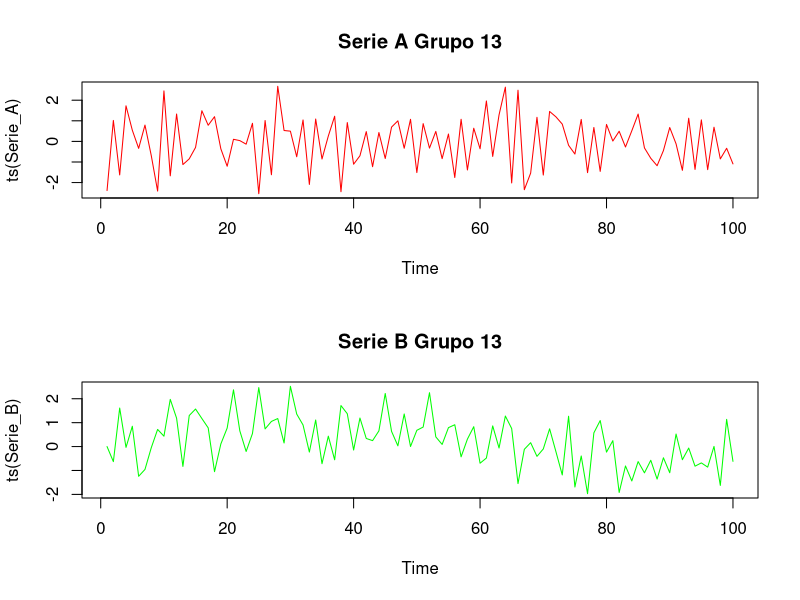
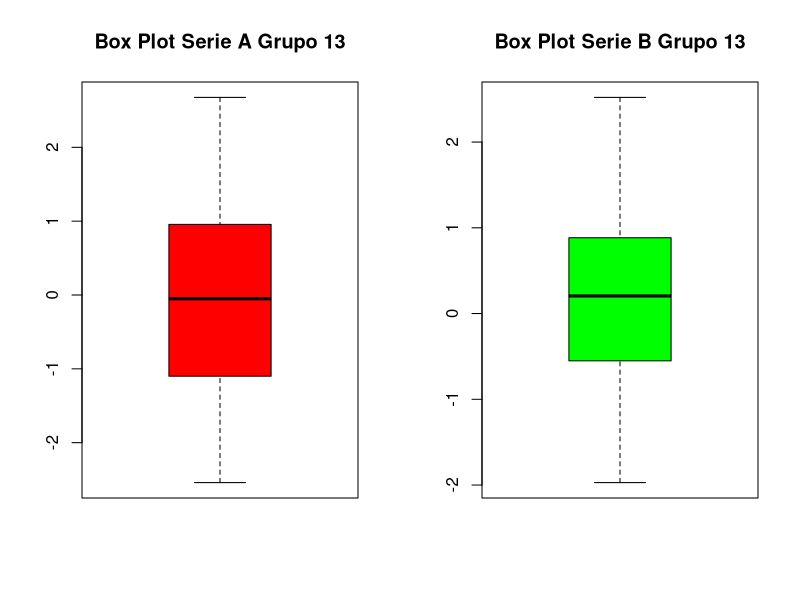
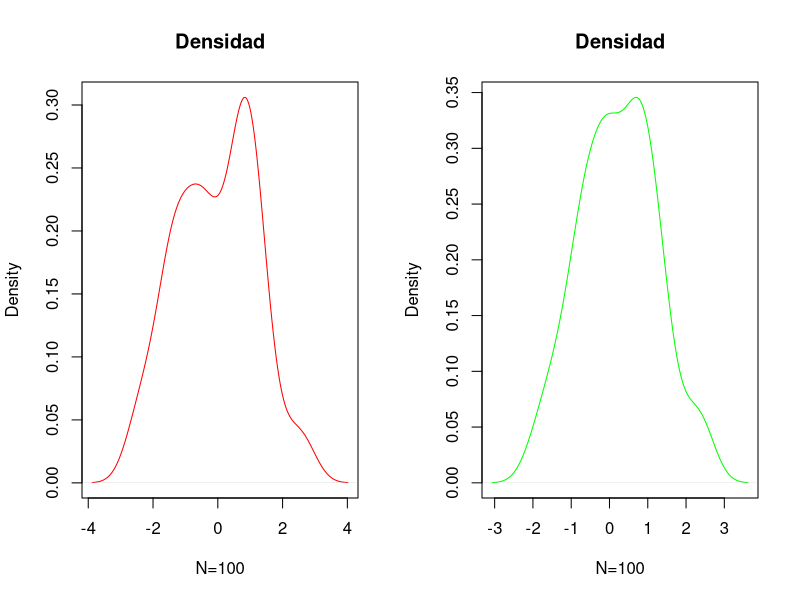
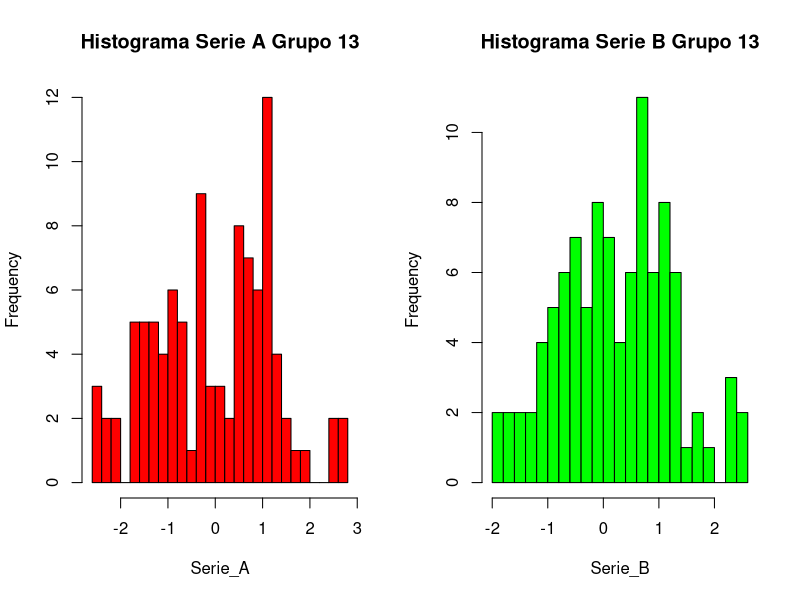
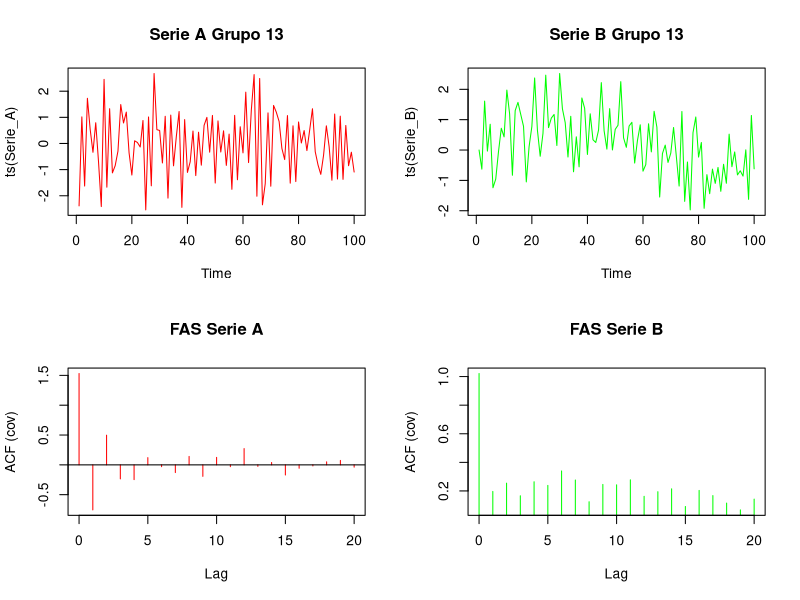
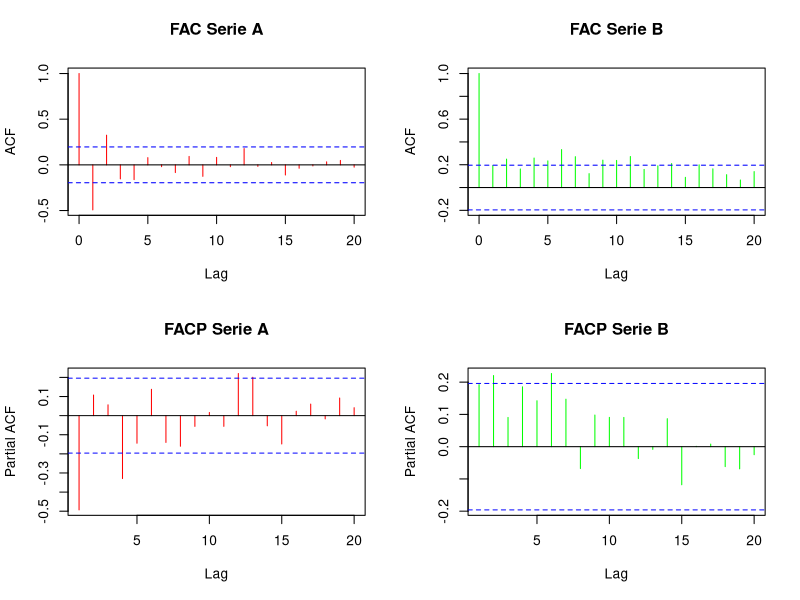
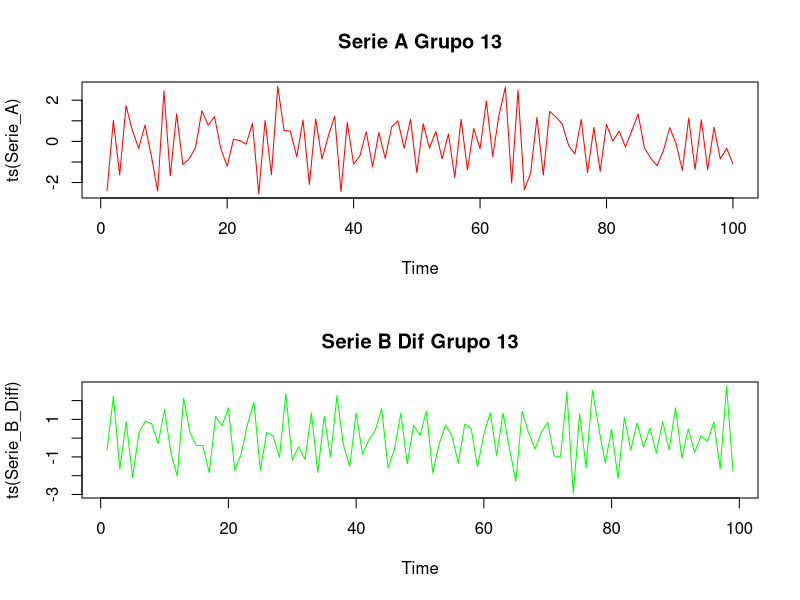
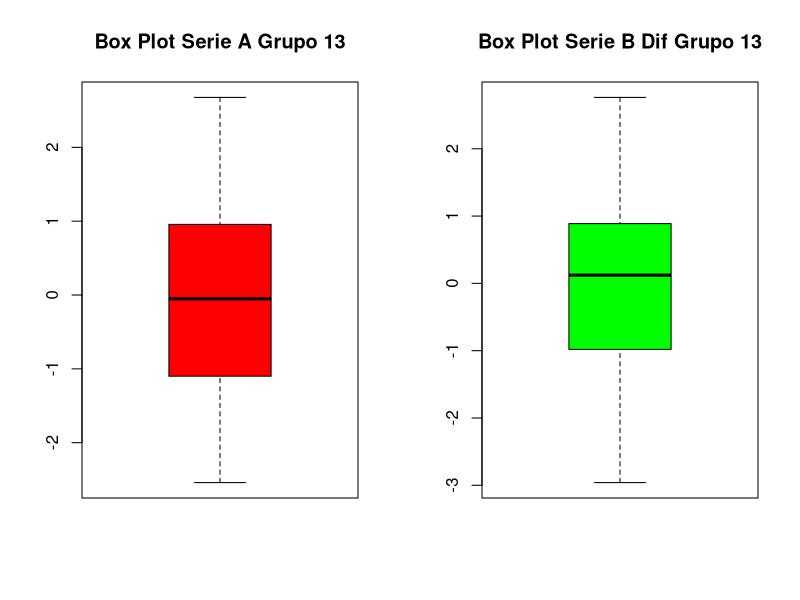

Source code (R) for these figures, in order: (Note: this script raises an error after producing the figures.)
#Bajamos la Data del trabajo practico

library(tseries)
library(urca)

Data<-read.csv2(file = "Grupo 13.csv")

attach(Data)

Data1<-ts(Data,class = "ts") #Creamos la serie de tiempo de la data. Me mantiene el nombre original

#Graficamos ambas series de tiempo. 
#En primera instancia, la serie A es estacionaria, pero no lo es la serie B
par(mfrow = c(2,1))
plot(ts(Serie_A), main = "Serie A Grupo 13", col = "red") 
plot(ts(Serie_B), main = "Serie B Grupo 13", col = "green")

#Instalar el paquete "psych" para poder utilizar la funcion describe
library(psych)
#ANÁLISIS DESCRIPTIVO#
describe(Data,quant = c(0,0.25,0.5,0.75,1)) 
#skew es la asmimetria. Se encuentran cercanos a 0

#Analizamos la Kurtosis de ambas series
kurtosi(Data) #Ambas son planicurticas

#Graficamos el Boxplot
par(mfrow = c(1,2))
boxplot(Serie_A,main = "Box Plot Serie A Grupo 13", col = "red")
boxplot(Serie_B,main = "Box Plot Serie B Grupo 13", col = "green")

#Densidad
plot(density(Serie_A),main="Densidad",xlab="N=100",col="red")
plot(density(Serie_B),main="Densidad",xlab="N=100",col="green")

#Histograma
hist(Serie_A, breaks=20, main="Histograma Serie A Grupo 13", col="red")
hist(Serie_B,breaks=20, main="Histograma Serie B Grupo 13", col="green")

#FAS, FAC y FACP
par(mfrow = c(2,2))
plot(ts(Serie_A), main = "Serie A Grupo 13", col = "red") 
plot(ts(Serie_B), main = "Serie B Grupo 13", col = "green")
acf(Serie_A, type="covariance", main="FAS Serie A", col="red")
acf(Serie_B, type="covariance", main="FAS Serie B", col="green")
acf(Serie_A, main = "FAC Serie A", col = "red")
acf(Serie_B, main = "FAC Serie B", col = "green")
pacf(Serie_A, main = "FACP Serie A", col = "red") 
pacf(Serie_B, main = "FACP Serie B", col = "green") 
#Otra vez, en primera instancia la serie B no es estacionaria

#Prueba de estacionariedad
library(tseries)
#Diferenciamos las series
Serie_A_Diff<-diff(Serie_A)
Serie_B_Diff<-diff(Serie_B) 
#Prueba de Dickey-Fuller Aumentado Serie A
none.df<-ur.df(Serie_A_Diff,type="none",lags=5,selectlags=c("AIC"))
drift.df<-ur.df(Serie_A_Diff,type="drift",lags=5,selectlags=c("AIC"))
trend.df<-ur.df(Serie_A_Diff,type="trend",lags=5,selectlags=c("AIC"))

summary(none.df)
summary(drift.df)
summary(trend.df)

adf.test(Serie_A_Diff)

#Prueba de Dickey-Fuller Aumentado Serie B
none.df<-ur.df(Serie_B_Diff,type="none",lags=5,selectlags=c("AIC"))
drift.df<-ur.df(Serie_B_Diff,type="drift",lags=5,selectlags=c("AIC"))
trend.df<-ur.df(Serie_B_Diff,type="trend",lags=5,selectlags=c("AIC"))

summary(none.df)
summary(drift.df)
summary(trend.df)

adf.test(Serie_B_Diff)

par(mfrow = c(2,1))
plot(ts(Serie_A), main = "Serie A Grupo 13", col = "red")
plot(ts(Serie_B_Diff), main = "Serie B Dif Grupo 13", col = "green") #Parece ser estacionaria por el momento

#Se compara nuevamente los box plot
par(mfrow = c(1,2))
boxplot(Serie_A,main = "Box Plot Serie A Grupo 13", col = "red")
boxplot(Serie_B_Diff,main = "Box Plot Serie B Dif Grupo 13", col = "green")

#Se vuelve a graficar la FAS, FAC y FACP
par(mfrow = c(3,2))
acf(Serie_A, main = "FAC Serie A", col = "red")
acf(Serie_B_Diff, main = "FAC Serie B Dif", col = "green")
pacf(Serie_A, main = "FACP Serie A", col = "red") 
pacf(Serie_B_Diff, main = "FACP Serie B Dif", col = "green") #Ahora si parece ser estacionario  


-#Modelizamos ---> Primero hay que testear
#Hay una forma simple de hacerla, que es con una funcion de AUTO.ARIMA, que nos dice el mejor modelo. Pero para comparar, se va a hacer completo

auto.arima(Serie_A,stationary = TRUE) #stationary TRUE para que me indique modelos estacionarioa 
#El modelo nos da un MA(3), y una MA siempre es estacionario.

M1_SerieA<-arima(Serie_A,order = c(1,0,0))
M1_SerieA

M2_SerieA<-arima(Serie_A,order = c(0,0,1))
M2_SerieA

M3_SerieA<-arima(Serie_A,order = c(1,0,1))
M3_SerieA

M3_SerieA<-arima(Serie_A,order = c(2,0,1))
M3_SerieA

M4_SerieA<-arima(Serie_A,order = c(1,0,2))
M4_SerieA

M5_SerieA<-arima(Serie_A,order = c(2,0,2))
M5_SerieA

M6_SerieA<-arima(Serie_A,order = c(3,0,0))
M6_SerieA

M7_SerieA<-arima(Serie_A,order = c(3,0,1))
M7_SerieA

M8_SerieA<-arima(Serie_A,order = c(0,0,3))
M8_SerieA

M9_SerieA<-arima(Serie_A,order = c(1,0,3))
M9_SerieA

M10_SerieA<-arima(Serie_A,order = c(3,0,3))
M10_SerieA

M11_SerieA<-arima(Serie_A,order = c(1,1,1))
M11_SerieA

M12_SerieA<-arima(Serie_A,order = c(2,1,1))
M12_SerieA

M13_SerieA<-arima(Serie_A,order = c(1,1,2))
M13_SerieA

M14_SerieA<-arima(Serie_A,order = c(2,1,2))
M14_SerieA

Serie_A_aic<-rbind(AIC(M1_SerieA,M2_SerieA,M3_SerieA,M4_SerieA,M5_SerieA,M6_SerieA,M7_SerieA,M8_SerieA,M9_SerieA,M10_SerieA),AIC(M11_SerieA,M12_SerieA,M13_SerieA,M14_SerieA))
Serie_A_bic<-rbind(BIC(M1_SerieA,M2_SerieA,M3_SerieA,M4_SerieA,M5_SerieA,M6_SerieA,M7_SerieA,M8_SerieA,M9_SerieA,M10_SerieA),BIC(M11_SerieA,M12_SerieA,M13_SerieA,M14_SerieA))

Modelo_Serie_A<-cbind(Serie_A_aic,Serie_A_bic)
Modelo_Serie_A
M8_SerieA

#Observamos la FAC y la FACP de los residuos del modelo seleccionado
par(mfrow = c(2,2))
plot(acf(M8_SerieA$residuals))
plot(pacf(M8_SerieA$residuals))

#Hacemos analisis del modelo selecionado

#Test sobre los coeficientes del modelo
#Ho: Algun tita i es = 0
#H1: Los tita i distintos de 0
Test_Coef_M8<-t.test(M8_SerieA$coef)
Test_Coef_M8 #El test, indica que la H1 es verdadera, por lo tanto los coeficientes son distintos de 0


#Test de Ljung=Box
#Utilice el estadístico q de Ljung-Box para comprobar si una serie de observaciones en un período de tiempo específico son aleatorias e independientes.
#...Si las observaciones no son independientes, una observación puede estar correlacionada con otra observación k unidades de tiempo después,... 
#...una relación que se denomina autocorrelación.

#Ho: las autocorrelaciones son iguales a 0. Es decir, los datos son independientes
#H1: No todos los datos son independientes

#Si chi-cuadrado > alpha. No rechazo Ho

Lyung_Box_Serie_A<-Box.test(M8_SerieA$residuals,type = "Ljung-Box",lag = 1)
Lyung_Box_Serie_A #El p-value es mayor a 0.05, por lo tanto no rechazo HO y se puede decir, que no hay autocorrelacion entre los residuos
